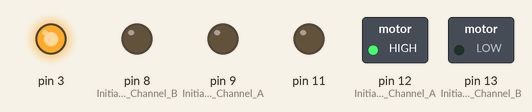
Simulated run of this sketch. Board: Arduino Uno, built with avr-gcc and run on an emulated ATmega328P. Shown: switched loads named in the sketch (green lamp = pin HIGH), output pins drawn as LEDs (lit = HIGH).

Above: at 0.1 s.
At 0.6 s:
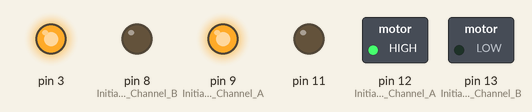
At 5.1 s:
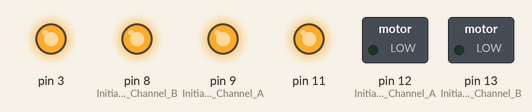
At 9.6 s:
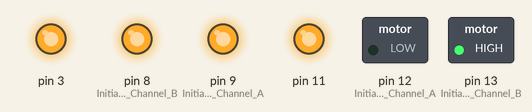
At 18.6 s:
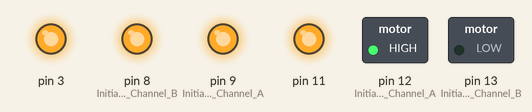
At 38.1 s:
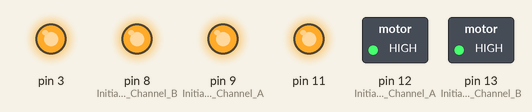
Timing chart, 0 to 40.0 s (numbered marks = the images above):
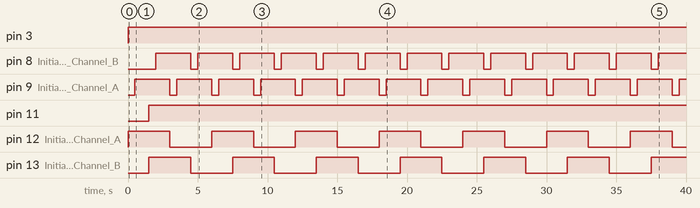

Measured:
- by itself, pin 3: LOW → HIGH at 0.00 s
- by itself, pin 8 (Initiates_Brake_Channel_B), pin 9 (Initiates_Brake_Channel_A): alternates HIGH for 2.5 s and LOW for 0.50 s
- by itself, pin 11: LOW → HIGH at 1.5 s
- by itself, pin 12 (Initiates_Motor_Channel_A), pin 13 (Initiates_Motor_Channel_B): alternates HIGH for 3.0 s and LOW for 3.0 s

The sketch:

OneMotor_TEST.ino
```cpp
/*************************************************************
Motor Shield 1-Channel DC Motor Demo
by Randy Sarafan

For more information see:
https://www.instructables.com/id/Arduino-Motor-Shield-Tutorial/

*************************************************************/

void setup() {

  //Setup Channel A
  pinMode(12, OUTPUT); //Initiates Motor Channel A pin
  pinMode(9, OUTPUT); //Initiates Brake Channel A pin
  pinMode(3, OUTPUT);

  pinMode(13, OUTPUT); //Initiates Motor Channel B pin
  pinMode(8, OUTPUT); //Initiates Brake Channel B pin
  pinMode(11, OUTPUT);

}

void loop(){

  //forward @ full speed
  digitalWrite(12, HIGH); //Establishes forward direction of Channel A
  digitalWrite(9, LOW);   //Disengage the Brake for Channel A
  analogWrite(3, 255);   //Spins the motor on Channel A at full speed

  delay(500);

  digitalWrite(9, HIGH); //Engage the Brake for Channel A

  delay(1000);

  digitalWrite(13, HIGH); //Establishes forward direction of Channel B
  digitalWrite(8, LOW);   //Disengage the Brake for Channel B
  analogWrite(11, 255);   //Spins the motor on Channel B at full speed

  delay(500);

  digitalWrite(8, HIGH); //Engage the Brake for Channel B

  delay(1000);

  //backward @ half speed
  digitalWrite(12, LOW); //Establishes backward direction of Channel A
  digitalWrite(9, LOW);   //Disengage the Brake for Channel A
  analogWrite(3, 255);   //Spins the motor on Channel A at half speed

  delay(500);

  digitalWrite(9, HIGH); //Eengage the Brake for Channel A

  delay(1000);

  //backward @ half speed
  digitalWrite(13, LOW); //Establishes backward direction of Channel B
  digitalWrite(8, LOW);   //Disengage the Brake for Channel B
  analogWrite(11, 255);   //Spins the motor on Channel B at half speed

  delay(500);

  digitalWrite(8, HIGH); //Engage the Brake for Channel B

  delay(1000);

}
```
